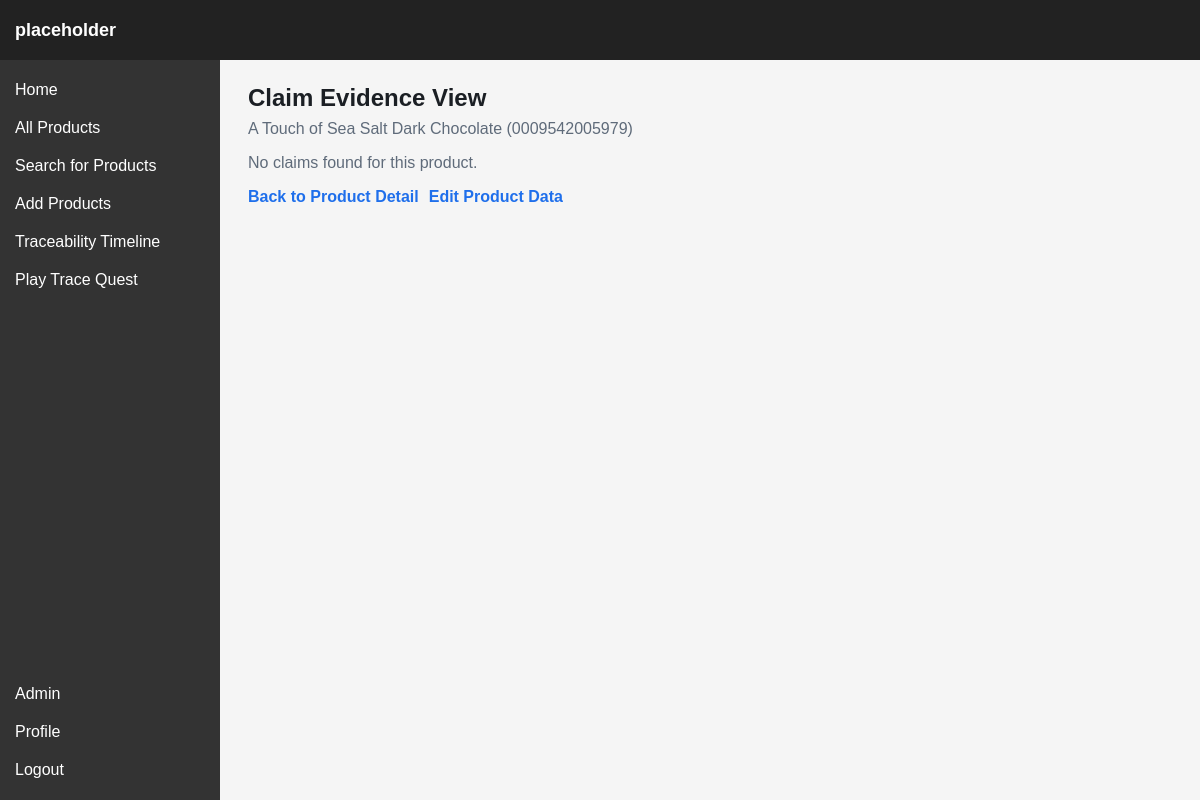
/product/evidence/0009542005979 (signed in), run on an earlier commit of the app's database.
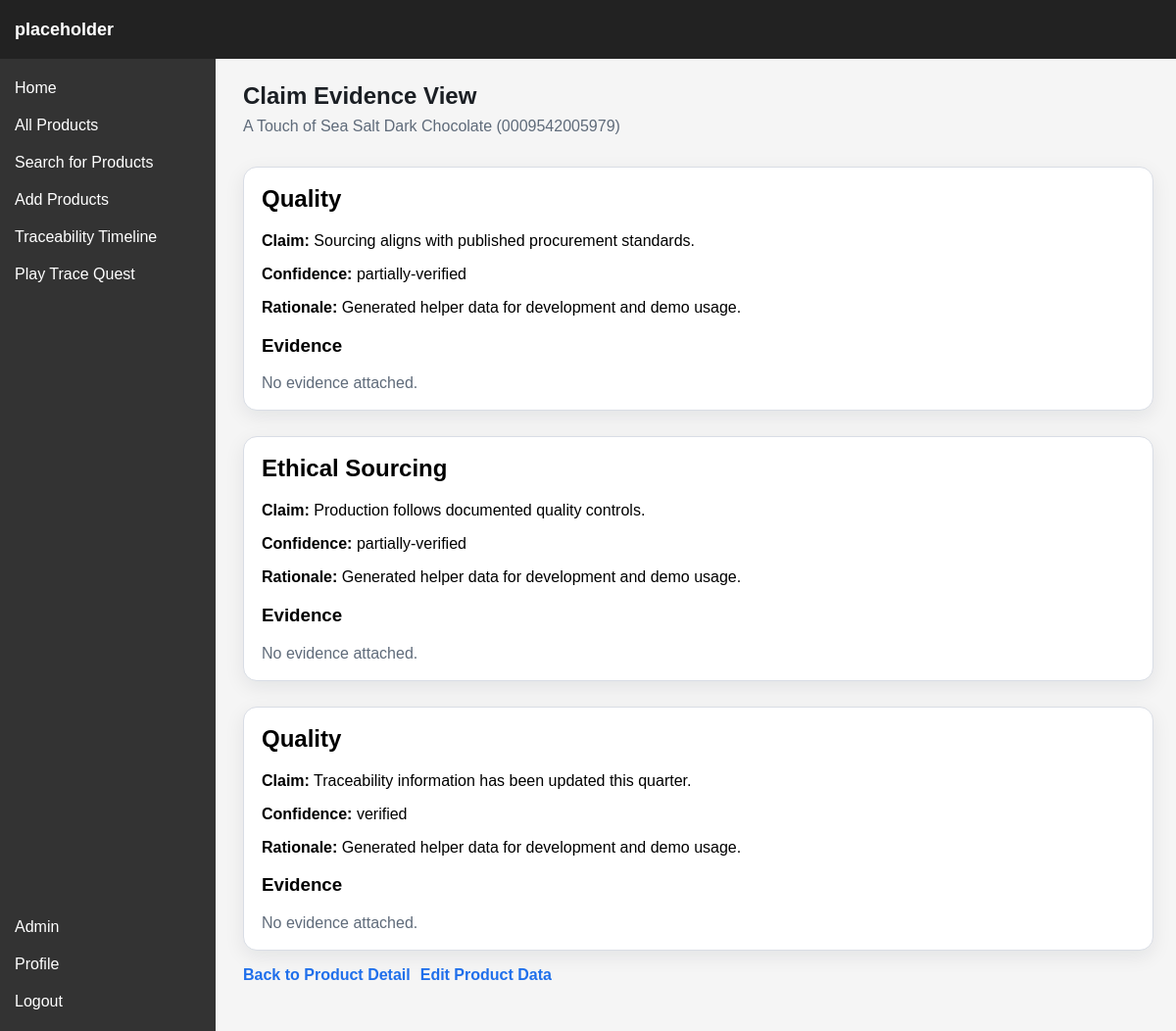
And on a later commit of the database.
### sstq/models.py (models this page shows, shortened)
class Claim(db.Model):
    __tablename__ = "claims"
    claim_id = db.Column(db.Integer, primary_key=True)
    product_barcode = db.Column(db.String(32), db.ForeignKey("products.barcode"), nullable=False)
    claim_type = db.Column(db.String(64), nullable=False)
    claim_text = db.Column(db.String(512), nullable=False)
    confidence_label = db.Column(db.String(64), nullable=True) # verified, partially-verified or unverified
    rationale = db.Column(db.String(512), nullable=True)
    product = db.relationship("Product", backref="claims")

### sstq/routes/product.py (the view)
@product_bp.route("/product/evidence/<barcode>", methods=["GET"])
@login_required
def product_evidence(barcode):
    product = db.session.get(Product, barcode)
    if not product:
        flash("Product not found.", "error")
        return redirect(url_for("product.product"))
    claims = sorted(product.claims, key=lambda c: c.claim_id)
    return render_template("product_evidence.html", product=product, claims=claims)

### sstq/models.py (called while the page is built)
    @property
    def is_verifier(self):
        return self.role == "verifier"

    @property
    def is_admin(self):
        return self.role == "admin"

### sstq/routes/auth.py (called while the page is built)
@login_manager.user_loader
def load_user(user_id):
    return db.session.get(User, int(user_id))

### sstq/templates/product_evidence.html (shortened to what this page needs)
{% extends "base.html" %}
{% block custom_css %}<link rel="stylesheet" href="{{ url_for('static', filename='css/product_detail.css') }}">{% endblock %}
{% block content %}
<section class="product-page">
    <h1>Claim Evidence View</h1>
    <p class="page-subtitle">{{ product.name }} ({{ product.barcode }})</p>
    {% if claims %}
        <div class="list-wrapper">
            {% for claim in claims %}
                <article class="content-card" id="claim-{{ claim.claim_id }}">
                    <h2>{{ claim.claim_type }}</h2>
                    <p><strong>Claim:</strong> {{ claim.claim_text }}</p>
                    <p><strong>Confidence:</strong> {{ claim.confidence_label or "No label" }}</p>
                    {% if claim.rationale %}
                        <p><strong>Rationale:</strong> {{ claim.rationale }}</p>
                    {% endif %}
                    <h3>Evidence</h3>
                    {% if claim.evidence %}
                        <div class="list-wrapper">
                            {% for evidence in claim.evidence %}
                                <article class="list-item">
                                    <p><strong>Type:</strong> {{ evidence.evidence_type }}</p>
                                    <p><strong>Issuer:</strong> {{ evidence.issuer or "-" }}</p>
                                    <p><strong>Date:</strong> {{ evidence.date.date() if evidence.date else "-" }}</p>
                                    {% if evidence.summary %}
                                        <p><strong>Summary:</strong> {{ evidence.summary }}</p>
                                    {% endif %}
                                    {% if evidence.file_reference %}
                                        <p><strong>File:</strong> {{ evidence.file_reference }}</p>
                                    {% endif %}
                                </article>
                            {% endfor %}
                        </div>
                    {% else %}
                        <p class="empty-text">No evidence attached.</p>
                    {% endif %}
                </article>
            {% endfor %}
        </div>
    {% else %}
        <p class="empty-text">No claims found for this product.</p>
    {% endif %}
    <div class="page-actions">
        <a class="action-link" href="{{ url_for('product.product_detail', barcode=product.barcode) }}">Back to Product Detail</a>
        {% if current_user.is_authenticated and (current_user.is_verifier or current_user.is_admin) %}
            <a class="action-link" href="{{ url_for('product.product_edit', barcode=product.barcode) }}">Edit Product Data</a>
        {% endif %}
    </div>
</section>
{% endblock %}

What changed in the data, as far as the page shows it:
added Claim: claim_type "Quality", claim_text "Sourcing aligns with published procurement standards.", confidence_label "partially-verified", rationale "Generated helper data for development and demo usage."
added Claim: claim_type "Ethical Sourcing", claim_text "Production follows documented quality controls.", confidence_label "partially-verified", rationale "Generated helper data for development and demo usage."
added Claim: claim_type "Quality", claim_text "Traceability information has been updated this quarter.", confidence_label "verified", rationale "Generated helper data for development and demo usage."
Also different on the page:
text no longer shown: "No claims found for this product."
